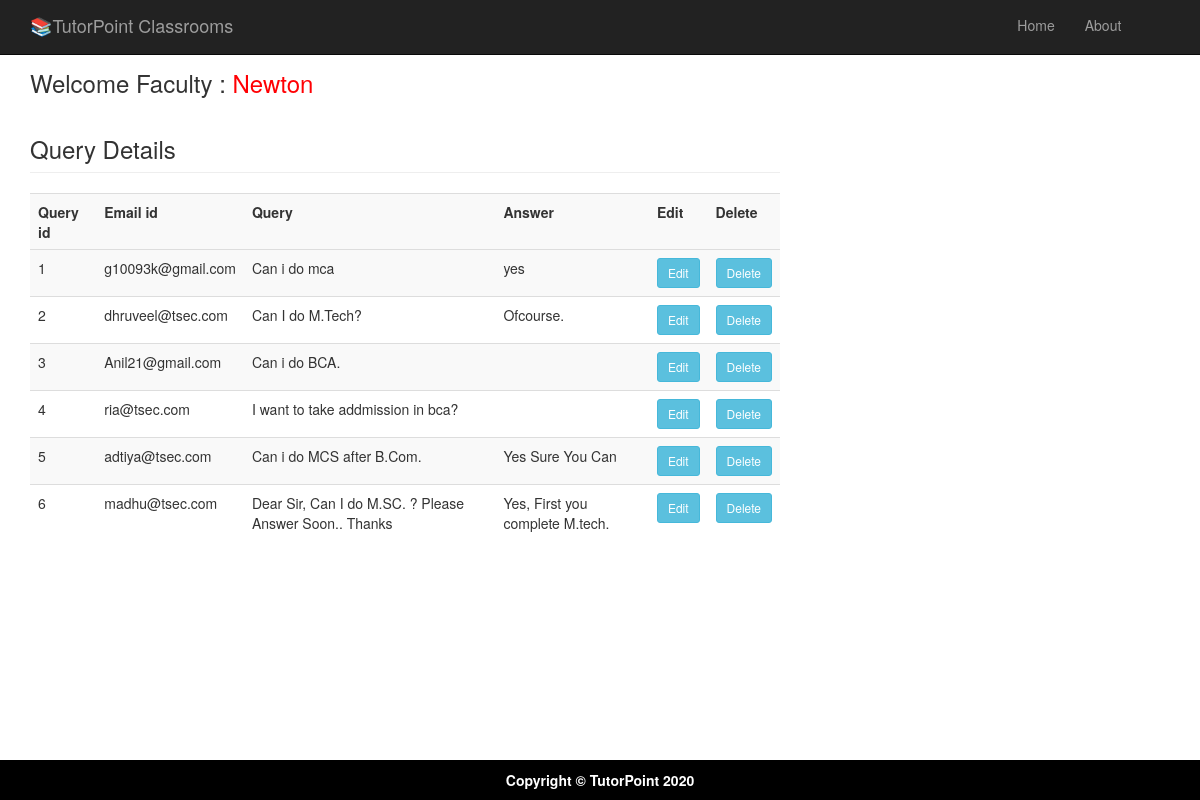
Screenshot of /qureydetails.php (signed in) with the database file from the repository.
### tables this page shows
CREATE TABLE `query` (
  `Query` text NOT NULL,
  `Ans` text NOT NULL,
  `Eid` varchar(35) NOT NULL,
  `Qid` int(11) NOT NULL
);

### qureydetails.php (the view, shortened to what this page needs)
<?php
$fname = $_SESSION["fname"];
?>
<?php include('fhead.php');  ?>
<div class="container">
	<div class="row">
		<div class="col-md-8">
			<h3> Welcome Faculty : <a href="welcomefaculty.php" ><span style="color:#FF0004"> <?php echo $fname; ?></span></a> </h3>
			<?php
			include( "database.php" );
			$sql = "select * from  query";
			$result = mysqli_query( $connect, $sql );
			echo "<h3 class='page-header' >Query Details</h3>";
			echo "<table class='table table-striped' style='width:100%'>
				<tr>
					<th>Query id</th>
					<th>Email id</th>
					<th>Query</th>
					<th>Answer</th>
					<th>Edit</th>
					<th>Delete</th>
				<tr>";
			while ( $row = mysqli_fetch_array( $result ) ) {
				?>
			<tr>
				<td>
					<?PHP echo $row['Qid'];?>
				</td>
				<td>
					<?PHP echo $row['Eid'];?>
				</td>
				<td>
					<?PHP echo $row['Query'];?>
				</td>
				<td>
					<?PHP echo $row['Ans'];?>
				</td>
				<td><a href="updatequery.php?gid=<?php echo $row['Qid']; ?>"><input type="button" Value="Edit" class="btn btn-info btn-sm"></a>
				</td>
				<td><a href="qureydetails.php?deleteid=<?php echo $row['Qid']; ?>"><input type="button" Value="Delete" name="" class="btn btn-info btn-sm"></a>
				</td>
			</tr>
			<?php } ?>
			</table>
		</div>
	</div>
	<?php include('allfoot.php');  ?>

### fhead.php (shortened to what this page needs)
<!doctype html>
<html lang="en">
<head>
    <link href="css/bootstrap.min.css" rel="stylesheet">
    <link href="css/modern-business.css" rel="stylesheet">
    <link href="font-awesome/css/font-awesome.min.css" rel="stylesheet" type="text/css">
</head>
<body>
<header>
    <nav class="navbar navbar-inverse navbar-fixed-top" role="navigation">
        <div class="container">
            <div class="navbar-header">
                <a class="navbar-brand" href="index">📚TutorPoint Classrooms</a>
            </div>
            <div class="collapse navbar-collapse" id="bs-example-navbar-collapse-1">
                <ul class="nav navbar-nav navbar-right">
                    <li>
                        <a href="welcomefaculty">Home</a>
                    </li>
                       <li>
                        <a href="about">About</a>
                    </li>
					 <li>
                        <a href="logoutfaculty" style="font-size: x-large;"><span class="glyphicon glyphicon-off title=" title="logout"></span> </a>
                    </li>
                </ul>
            </div>
        </div>
    </nav>
</header>

### allfoot.php (shortened to what this page needs)
        <footer>
            <div class="row">
                <div class="col-lg-12">
                <p class="footer text-center"><strong>Copyright &copy; TutorPoint 2020 </strong></p>
                </div>
            </div>
        </footer>
    </div>
</body>
</html>

### css/modern-business.css (style rules this page uses)
html, body { height: 100%; }
body { padding-top: 50px; }
footer { margin: 50px 0; }

### allfoot.php (style rules this page uses)
.footer { background: #000; padding: 10px 0px; color: #fff;position: fixed;left: 0; right: 0;bottom: -10px; }

### rows the page displays
query: Qid "1", Eid "g10093k@gmail.com", Query "Can i do mca", Ans "yes"
query: Qid "2", Eid "dhruveel@tsec.com", Query "Can I do M.Tech?", Ans "Ofcourse."
query: Qid "3", Eid "Anil21@gmail.com", Query "Can i do BCA."
query: Qid "4", Eid "ria@tsec.com", Query "I want to take addmission in bca?"
query: Qid "5", Eid "adtiya@tsec.com", Query "Can i do MCS after B.Com.", Ans "Yes Sure You Can"
query: Qid "6", Eid "madhu@tsec.com", Query "Dear Sir, Can I do M.SC. ? Please Answer Soon.. Thanks", Ans "Yes, First you complete M.tech."

### other values shown
$fname "Newton"
